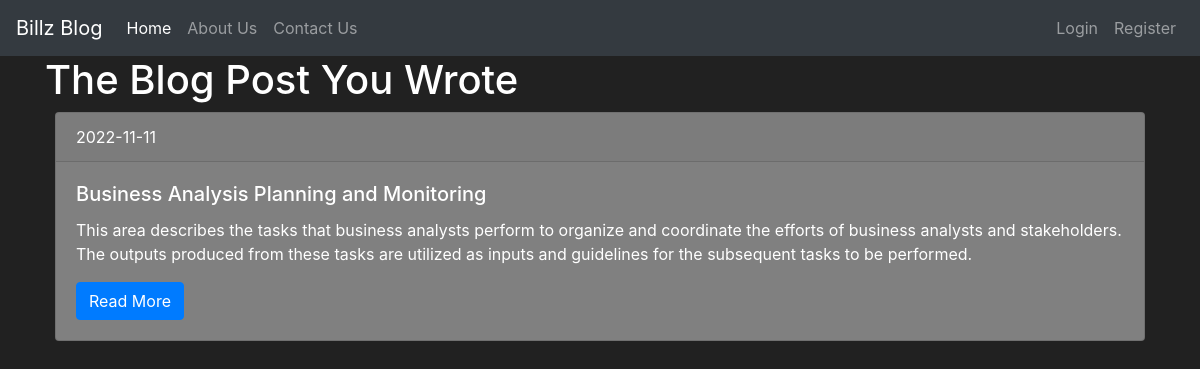
The page /my-post/2/ on the database its author committed.
### blog/models.py (models this page shows, shortened)
class Post(db.Model):
    __tablename__= 'post'
    id = db.Column(db.Integer(), primary_key=True)
    title = db.Column(db.String(length=140), nullable=False)
    slug = db.Column(db.String(length=140), nullable=False, unique=True)
    body = db.Column(db.Text)
    author = db.Column(db.String(length=240))
    created = db.Column(db.DateTime, default=datetime.now())
    owner = db.Column(db.Integer(), db.ForeignKey('user.id'))

### blog/routes.py (the view)
@app.route("/my-post/<int:id>/")
def my_post(id):
    mypost = Post.query.filter(Post.owner==id)
    return render_template("my-post.html", mypost=mypost)

### blog/templates/my-post.html (shortened to what this page needs)
{% extends 'base.html' %}
{% block content %}
    <div class="container">
        <h1>The Blog Post You Wrote</h1>
        {% for post in mypost %}
            <div class="card" style="background-color: grey;">
                <div class="card-header">
                {{ post.created.date() }}
                </div>
                <div class="card-body">
                <h5 class="card-title">{{ post.title }}</h5>
                <p class="card-text">{{ post.body }}</p>
                <a href="{{ url_for('post_details', slug=post.slug) }}" class="btn btn-primary">Read More</a>
                </div>
            </div>
            <br>
        {% endfor %}
    </div>
{% endblock %}

### blog/templates/static/css/style.css (style rules this page uses)
body { font-family: 'Lato', sans-serif; }
h1 { margin-bottom: 40px; }
.card { margin-left: 10px; margin-right: 10px; }

### blog/templates/base.html (style rules this page uses)
body { background-color: #212121; color: white }

### rows shown on the page
Post: created "2022-11-11", title "Business Analysis Planning and Monitoring", body "This area describes the tasks that business analysts perform to organize and coordinate the efforts of business analysts and stakeholders. The outputs produced from these tasks are utilized as inputs and guidelines for the subsequent tasks to be performed."
